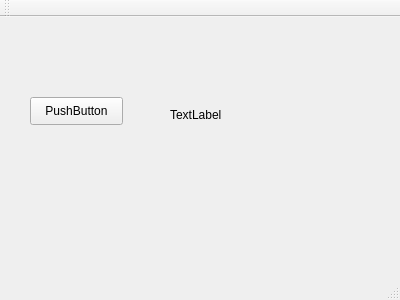
<?xml version="1.0" encoding="UTF-8"?>
<ui version="4.0">
 <class>MainWindow</class>
 <widget class="QMainWindow" name="MainWindow">
  <property name="geometry">
   <rect>
    <x>0</x>
    <y>0</y>
    <width>400</width>
    <height>300</height>
   </rect>
  </property>
  <property name="windowTitle">
   <string>MainWindow</string>
  </property>
  <widget class="QWidget" name="centralWidget">
   <widget class="QLabel" name="label">
    <property name="geometry">
     <rect>
      <x>170</x>
      <y>90</y>
      <width>72</width>
      <height>15</height>
     </rect>
    </property>
    <property name="text">
     <string>TextLabel</string>
    </property>
   </widget>
   <widget class="QPushButton" name="pushButton">
    <property name="geometry">
     <rect>
      <x>30</x>
      <y>80</y>
      <width>93</width>
      <height>28</height>
     </rect>
    </property>
    <property name="text">
     <string>PushButton</string>
    </property>
   </widget>
  </widget>
  <widget class="QMenuBar" name="menuBar">
   <property name="geometry">
    <rect>
     <x>0</x>
     <y>0</y>
     <width>400</width>
     <height>26</height>
    </rect>
   </property>
  </widget>
  <widget class="QToolBar" name="mainToolBar">
   <attribute name="toolBarArea">
    <enum>TopToolBarArea</enum>
   </attribute>
   <attribute name="toolBarBreak">
    <bool>false</bool>
   </attribute>
  </widget>
  <widget class="QStatusBar" name="statusBar"/>
 </widget>
 <layoutdefault spacing="6" margin="11"/>
 <resources/>
 <connections/>
</ui>
